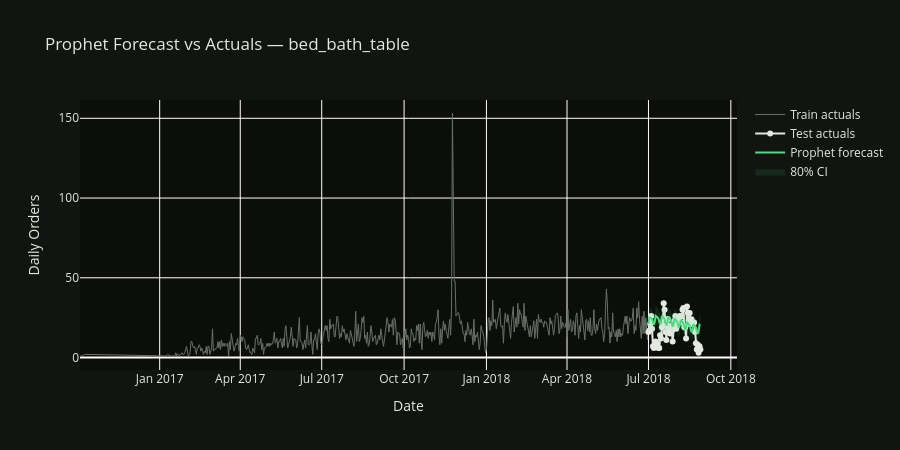

The notebook cell this image was saved under:
### Markdown cell above
## 7. Visualise Forecast vs Actuals

### Code cell
# plot for the top category
top_cat = top5_cats[0]
res     = prophet_results[top_cat]
fc      = res['forecast']
test_df = res['test']

# full training history
train_df = daily[daily['category_english'] == top_cat]
train_df = train_df[train_df['date'] <= cutoff]

fig = go.Figure()
fig.add_trace(go.Scatter(
    x=train_df['date'], y=train_df['n_orders'],
    mode='lines', name='Train actuals',
    line=dict(color='#6a7068', width=1)
))
fig.add_trace(go.Scatter(
    x=test_df['ds'], y=test_df['y'],
    mode='lines+markers', name='Test actuals',
    line=dict(color='#e4e8e0', width=2)
))
fig.add_trace(go.Scatter(
    x=test_df['ds'], y=test_df['yhat'],
    mode='lines', name='Prophet forecast',
    line=dict(color='#4ade80', width=2)
))
fig.add_trace(go.Scatter(
    x=pd.concat([test_df['ds'], test_df['ds'][::-1]]),
    y=pd.concat([test_df['yhat_upper'], test_df['yhat_lower'][::-1]]),
    fill='toself', fillcolor='rgba(74,222,128,0.1)',
    line=dict(color='rgba(255,255,255,0)'),
    name='80% CI'
))

fig.update_layout(
    title=f'Prophet Forecast vs Actuals — {top_cat}',
    xaxis_title='Date', yaxis_title='Daily Orders',
    height=450,
    plot_bgcolor='#0c0e0a', paper_bgcolor='#111410',
    font=dict(color='#e4e8e0')
)
fig.show()
